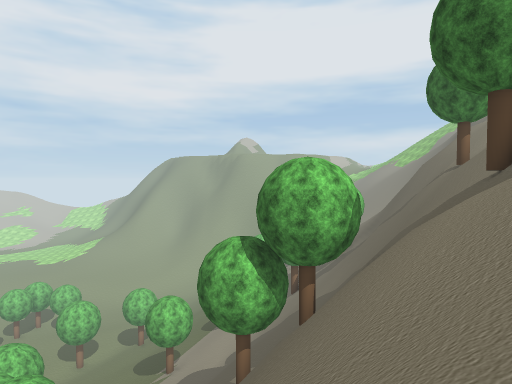
View 1 (above)

16 first-person views from a walk through a 3-D level made in the Unity game engine. The camera is 1.4 m above the floor, tilts 2° down and sees 75° across. The floor is counted in squares, 2 m on a side. Each view is taken from the middle of a square. On the plan, view 1 faces up. The plan holds only what a view shows up to about 10 squares ahead; the rest is blank. The place goes on beyond the plan. Some trees and plants on the terrain are drawn as simple stand-ins. Some surface patterns are stand-ins.

View 2
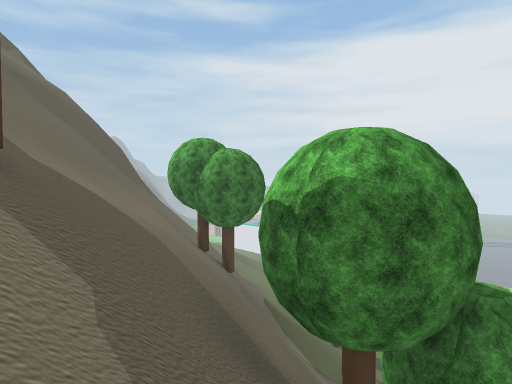

View 3
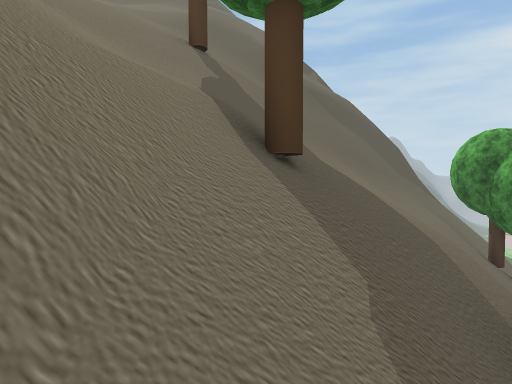

View 4
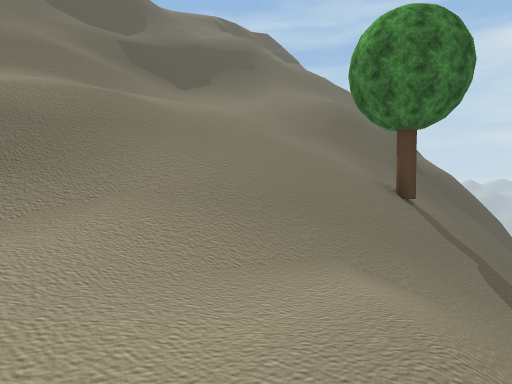

View 5
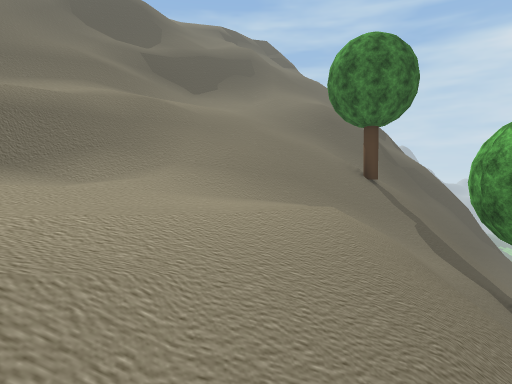

View 6
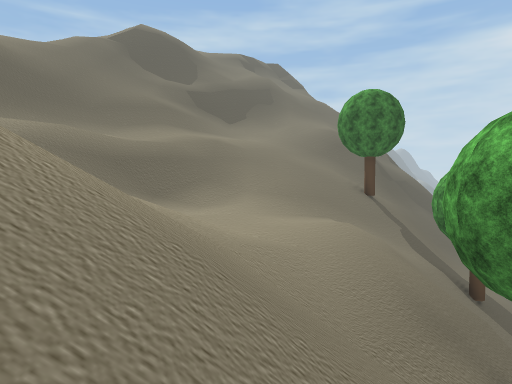

View 7
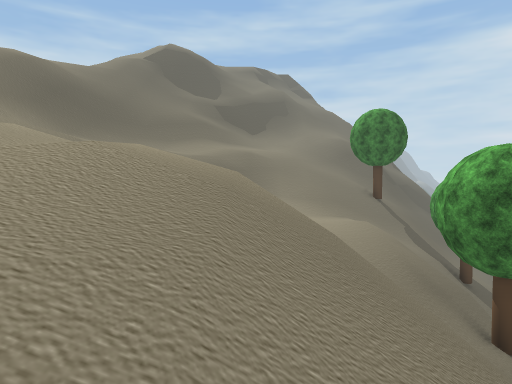

View 8
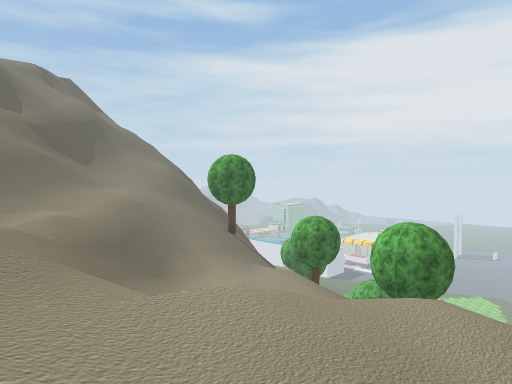

View 9
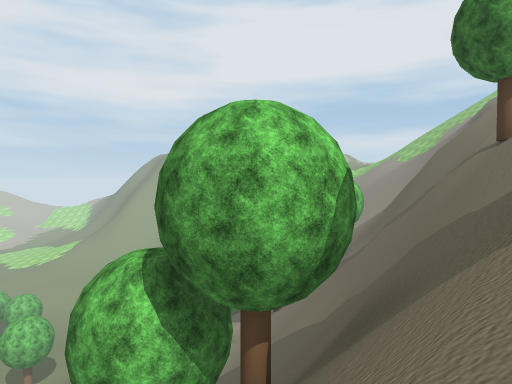

View 10
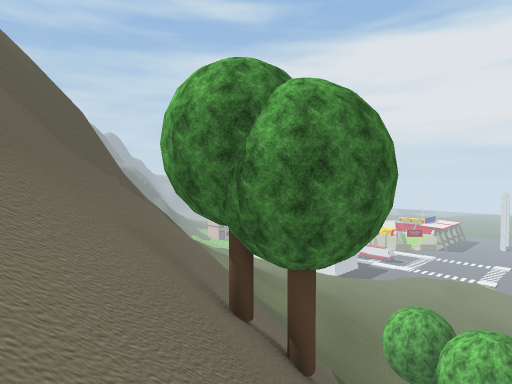

View 11
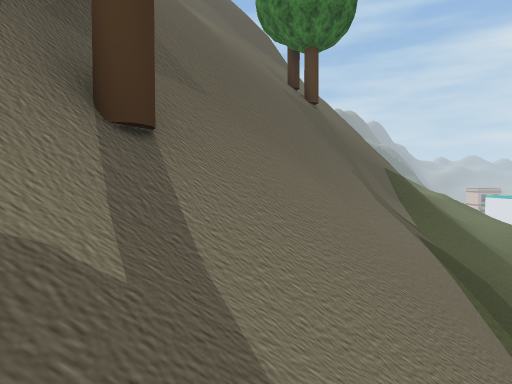

View 12
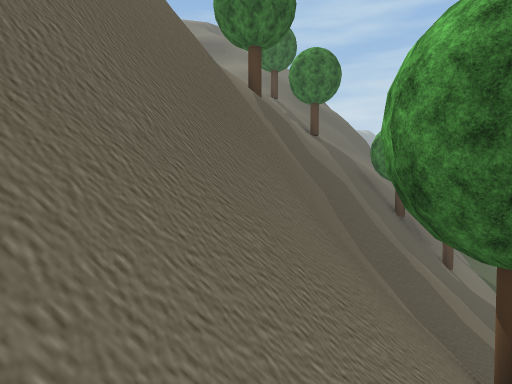

View 13
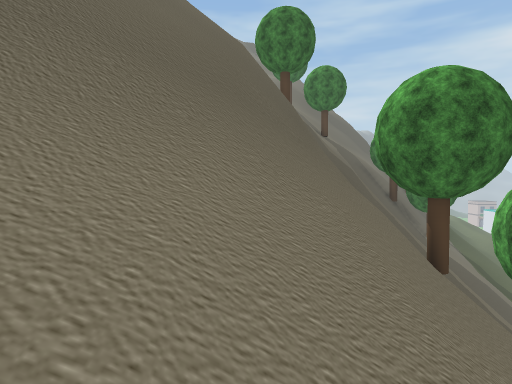

View 14
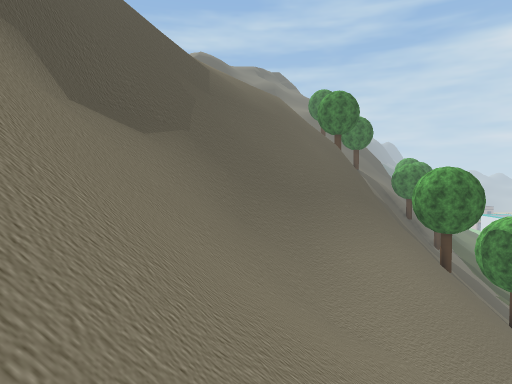

View 15
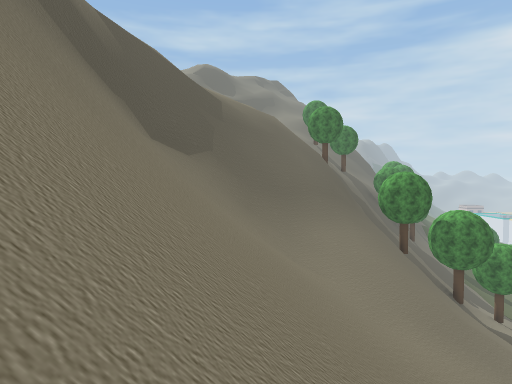

View 16
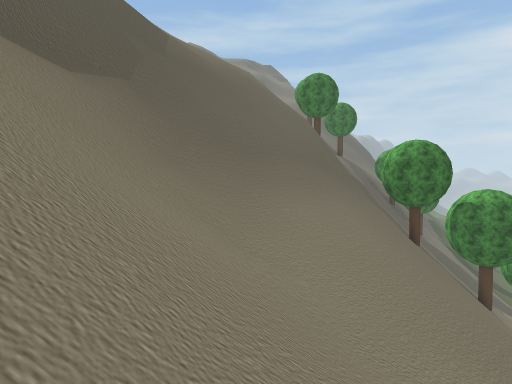

### Floor plan
Key: @ floor where view 1 was taken; # wall or solid block; . main floor; : floor 1 m higher than the main floor; - floor 1.5 m lower than the main floor; _ floor 3 m lower than the main floor; < floor 4 m lower than the main floor; ( floor 13.5 m lower than the main floor; ! floor 15 m lower than the main floor; / step, stairs or slope; = window, fence, low wall or low ledge; v drop or lower ground; O other object.
Columns run from 8 left of view 1 to 16 right of it. Each row starts with its distance up from view 1.
 29                   /
 28                   //
 27                  ////
 26                 /////=
 25                /////#v
 24               /////=###
 23              ///////##v
 22             ///////=##v
 21             ///////=##v
 20            //////==##v/
 19            /////#==#v/
 18             =//#=###/
 17             ##/#/#//
 16           O #=#v/#//
 15           //O##v/ /
 14           ///#v  //-
 13         ///###vv////-  .
 12         ///## vv///--/..
 11         ///# vv///////..
 10        ////# vO////  ///
  9        ///##vv///_/   //
  8       ///##v/#///__ /////
  7      ///O#O/////<___/////
  6     ////#OO#////</_///.//
  5     ///##v=/O//////=/.//#
  4    ///##v///////////../=#
  3   ///##v///////////////==
  2  ///=##//////O/////:///
  1  ///##O=//#=//////:/=///
  0 //=##vO/@===/////://////
 -1 //=#!(=O=#=#===/////////
 -2     v =####v==/////==//

Positions as (right, up) in squares from view 1, and headings:
1: (0, 0), facing up
2: (4, 8), facing down-left
3: (4, 8), facing down
4: (8, 8), facing down
5: (8, 10), facing down
6: (9, 13), facing down
7: (10, 15), facing down
8: (15, 13), facing down-left
9: (1, 3), facing up
10: (1, 3), facing down-left
11: (-1, 9), facing down
12: (6, 18), facing down
13: (7, 21), facing down
14: (10, 26), facing down
15: (10, 29), facing down
16: (9, 26), facing down
